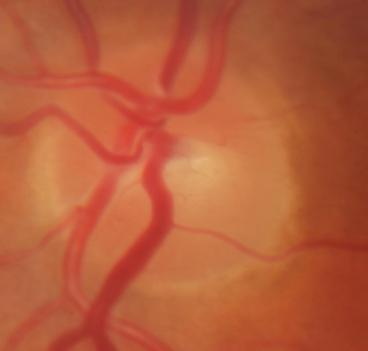
#> input picture atividades/unidade_3/RIMONE-db-r2/benigno/Im007.jpg, 368 x 351 px; its folder holds 4 pictures in this run
$ jupyter execute --allow-errors scikitImageLearn.ipynb   (older library calls are emulated)
#> lines starting #> are read from the running program, lines starting #| are printed output that depends on the picture
# Computer Vision: scikit-image + scikit-learn

# Problema:
## Classificar Imagens da Retina
#### *Com Retinopatia*

#### *Sem Retinopatia*

[cell 1]
import numpy as np
from numpy import copy
import matplotlib.pyplot as plt
from skimage.io import imread_collection,imsave
from sklearn.model_selection import train_test_split
from glob import glob
from scipy.stats import randint as sp_randint
import time
from skimage.color import rgb2gray
from skimage.filters import threshold_otsu
from skimage.measure import label,regionprops
import copy
from scipy.stats.mstats_basic import skew, kurtosis
from IPython.display import clear_output
from mpl_toolkits.mplot3d import Axes3D
from sklearn.decomposition import PCA

import warnings
warnings.filterwarnings("ignore")

# Read images from database

[cell 2]
path = "RIMONE-db-r2/"

[cell 3]
benigno = glob(path+'benigno/*.jpg')

[cell 4]
print('A base de imagens da retina possui {} exemplos benignos.'.format(len(benigno)))

[cell 5]
maligno = glob(path+'maligno/*.jpg')

[cell 6]
print('A base de imagens da retina possui {} exemplos malignos.'.format(len(maligno)))

[cell 7]
images = imread_collection(benigno+maligno)
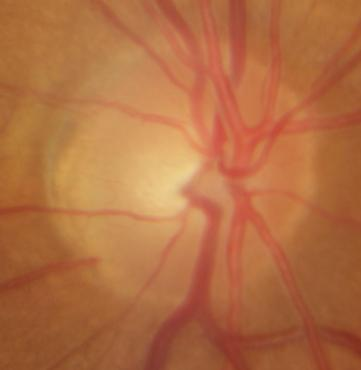
#> input picture atividades/unidade_3/RIMONE-db-r2/benigno/Im014.jpg, 361 x 370 px
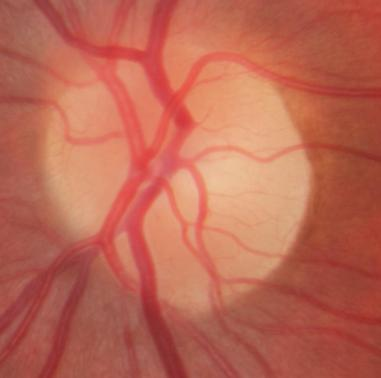
#> input picture atividades/unidade_3/RIMONE-db-r2/benigno/Im016.jpg, 381 x 378 px
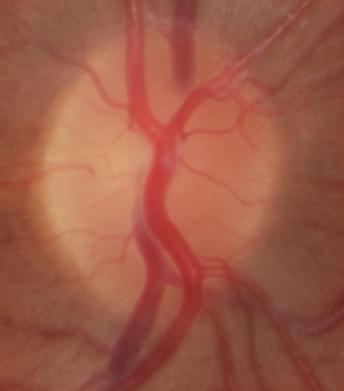
#> input picture atividades/unidade_3/RIMONE-db-r2/benigno/Im019.jpg, 344 x 391 px
#> images = 4 items

#> (a cell that did not finish here is left out)

[cell 9]
labels = np.concatenate((np.zeros(len(benigno)),np.ones(len(maligno))))
len(labels)

# Extracting Features using GLCM

[cell 10]
from skimage.feature import graycomatrix,graycoprops

### Parameter

- Distance
- Angle

[cell 11]
d = 2

[cell 12]
features = np.zeros((len(labels),18)) #6 features x 3 color channels
start = time.time()

for id_im,imagem in enumerate(images):
    clear_output(wait=True)
    print('Extraindo atributos: {} imagens processadas de {}.'.format(id_im+1,len(images)))
    for id_ch in range(3):
        matrix0 = graycomatrix(imagem[:,:,id_ch], [d], [0],normed=True)
        matrix1 = graycomatrix(imagem[:,:,id_ch], [d], [np.pi/4],normed=True)
        matrix2 = graycomatrix(imagem[:,:,id_ch], [d], [np.pi/2],normed=True)
        matrix3 = graycomatrix(imagem[:,:,id_ch], [d], [3*np.pi/4],normed=True)
        matrix = (matrix0+matrix1+matrix2+matrix3)/4 #glcm isotropica
        props = np.zeros((6))
        props[0] = graycoprops(matrix,'contrast')[0,0]
        props[1] = graycoprops(matrix,'dissimilarity')[0,0]
        props[2] = graycoprops(matrix,'homogeneity')[0,0]
        props[3] = graycoprops(matrix,'energy')[0,0]
        props[4] = graycoprops(matrix,'correlation')[0,0]
        props[5] = graycoprops(matrix,'ASM')[0,0]
        features[id_im,id_ch*6:(id_ch+1)*6] = props
#> this loop made 4 passes
#| Extraindo atributos: 1 imagens processadas de 4.
#| Extraindo atributos: 2 imagens processadas de 4.
#| Extraindo atributos: 3 imagens processadas de 4.
#| Extraindo atributos: 4 imagens processadas de 4.

end = time.time()
print(end - start)

# Visualizando os atributos

[cell 13]
plt.scatter(features[:,1],features[:,5],c=labels)
#> (this line was passed over: IPython is not available in this run)

[cell 14]
pca = PCA()
pca.fit(features)
transform = pca.transform(features)
#> transform = [[-4.19, -0.776, -0.0443, 0], [-3.18, -0.0833, 0.0711, 2.22e-16], [8.94, -0.207, -0.000116, 1.11e-16], [-1.56, 1.07, -0.0267, 0]]
print(np.sum(pca.explained_variance_ratio_[0:3]))

#> (a cell that did not finish here is left out)

# Classification

- Dividir o espaço de atributos em regiões;
- A quantidade de regiões é o número de classes;
- A acurácia da classificação está diretamente liga à qualidade dos atributos.

### Split Data

[cell 16]
train = 0.7
test = 1-train #0.3

[cell 17]
X_train, X_test, y_train, y_test = train_test_split(features, labels, test_size=test)
#> y_train = [0, 0]; y_test = [0, 0]

### Train/Test

[cell 18]
from sklearn.model_selection import RandomizedSearchCV
from sklearn.ensemble import RandomForestClassifier,AdaBoostClassifier
from sklearn.metrics import cohen_kappa_score, make_scorer, confusion_matrix,accuracy_score
from sklearn.svm import SVC
from sklearn.neighbors import KNeighborsClassifier

[cell 19]
#c_rf = RandomForestClassifier(n_estimators=1000)
c_rf = AdaBoostClassifier()
c_rf.fit(X_train,y_train)
pred = c_rf.predict(X_test)
#> pred = [0, 0]
acc_rf = accuracy_score(y_test, pred)
#> acc_rf = 1
print('Accuracy Random Forest: {}'.format(acc_rf))
#| Accuracy Random Forest: 1.0

### Computing standard deviation

[cell 20]
acc_rf = []
c_rf = RandomForestClassifier()
for i in range(10):
    X_train, X_test, y_train, y_test = train_test_split(features, labels, test_size=test)
    c_rf.fit(X_train,y_train)
    pred = c_rf.predict(X_test)
    acc_rf.append(accuracy_score(y_test, pred))
#> after the loop, acc_rf = [1, 1, 1, 1, 1, 1, 1, 1, 1, 1]
print("Mean accuracy Random Forest: {}+-{}".format(np.mean(acc_rf),np.std(acc_rf)))
#| Mean accuracy Random Forest: 1.0+-0.0

[cell 21]
pred
#> Out = [0, 0]

[cell 22]
y_test
#> Out = [0, 0]

### Random Forest Parameter Estimation

[cell 23]
def rf_parameter_estimation(xEst, yEst):

    clf = RandomForestClassifier()
    # specify parameters and distributions to sample from
    hyperparameters = {"n_estimators": range(10,1000,50),
                  "max_depth": range(1,100),
                  "max_features": sp_randint(1, xEst.shape[1]),
                  "min_samples_split": sp_randint(2, xEst.shape[1]),
                  "min_samples_leaf": sp_randint(1, xEst.shape[1]),
                  "bootstrap": [True, False],
                  "criterion": ["gini", "entropy"]}


    # run randomized search
    n_iter_search = 10
    random_search = RandomizedSearchCV(clf, param_distributions=hyperparameters,
                                       n_iter=n_iter_search,scoring=make_scorer(accuracy_score))


    random_search.fit(xEst, yEst)
    report(random_search.cv_results_)
    return random_search.best_params_

def report(results, n_top=3):
    for i in range(1, n_top + 1):
        candidates = np.flatnonzero(results['rank_test_score'] == i)
        for candidate in candidates:
            print("Model with rank: {0}".format(i))
            print("Mean validation score: {0:.3f} (std: {1:.3f})".format(
                  results['mean_test_score'][candidate],
                  results['std_test_score'][candidate]))
            print("Parameters: {0}".format(results['params'][candidate]))

# Classification unsing all features

[cell 24]
start = time.time()

#> (the rest of this cell did not finish here and is left out)

[cell 25]
print('Random Forest Accuracy: ',acc_rf)
#| Random Forest Accuracy:  [1.0, 1.0, 1.0, 1.0, 1.0, 1.0, 1.0, 1.0, 1.0, 1.0]

# Classification using PCA

[cell 26]
components = [6,8,10,12]

[cell 27]
def pca(X_train, X_test,y_train, n_comp):
    """
    PCA transformation for using a 'training' set and a 'testing' set
    """
    pca = PCA(n_components=n_comp)
    pca.fit(X_train,y_train)
    transform = pca.transform(X_test)
    return transform

[cell 28]
results_rf = np.zeros(5)

start = time.time()
#> (the rest of this cell did not finish here and is left out)

#> (a cell that did not finish here is left out)

[cell 30]
plt.style.use('ggplot')
#> (the rest of this cell did not finish here and is left out)

[cell 31]
results_rf

#> (a cell that did not finish here is left out)

[cell 33]
plt.plot(results_rf)
#> (this line was passed over: IPython is not available in this run)

## Atividade

- Escolhe outra base de dados (https://scikit-learn.org/stable/api/sklearn.datasets.html);
- Classifique a base utilizando o GLCM.

[cell 34]
from sklearn.datasets import load_digits

digits = load_digits()
X_new = digits.images
y_new = digits.target

print(f"Shape of images: {X_new.shape}")
print(f"Shape of labels: {y_new.shape}")

# Display an example image
import matplotlib.pyplot as plt

plt.gray()
#> (this line was passed over: IPython is not available in this run)
plt.matshow(X_new[0])
#> (this line was passed over: IPython is not available in this run)
plt.title(f"Example of digit: {y_new[0]}")
#> (this line was passed over: IPython is not available in this run)
plt.show()

[cell 35]
from skimage.feature import graycomatrix, graycoprops
import numpy as np
import time
from IPython.display import clear_output

# Scale images to 0-255 and convert to uint8
# The original digits images are 0-16. Scaling them to 0-255 makes them suitable for graycomatrix.
X_scaled = (X_new / X_new.max() * 255).astype(np.uint8)

d = 1  # Using d=1 for 8x8 images

# Initialize features array. Since it's grayscale, we'll have 6 features per image.
features_digits = np.zeros((len(X_scaled), 6))
start = time.time()

for id_im, imagem in enumerate(X_scaled):
    clear_output(wait=True)
    print(f'Extraindo atributos: {id_im+1} imagens processadas de {len(X_scaled)}.')

    # GLCM for grayscale image (single channel)
    # The level parameter should be adjusted based on the scaled pixel values.
    # For 0-255, 256 levels is appropriate.
    matrix0 = graycomatrix(imagem, [d], [0], levels=256, normed=True)
    matrix1 = graycomatrix(imagem, [d], [np.pi/4], levels=256, normed=True)
    matrix2 = graycomatrix(imagem, [d], [np.pi/2], levels=256, normed=True)
    matrix3 = graycomatrix(imagem, [d], [3*np.pi/4], levels=256, normed=True)
    matrix = (matrix0 + matrix1 + matrix2 + matrix3) / 4 # Isotropic GLCM

    props = np.zeros((6))
    props[0] = graycoprops(matrix, 'contrast')[0, 0]
    props[1] = graycoprops(matrix, 'dissimilarity')[0, 0]
    props[2] = graycoprops(matrix, 'homogeneity')[0, 0]
    props[3] = graycoprops(matrix, 'energy')[0, 0]
    props[4] = graycoprops(matrix, 'correlation')[0, 0]
    props[5] = graycoprops(matrix, 'ASM')[0, 0]
    features_digits[id_im, :] = props

end = time.time()
print(f"Tempo de extração de atributos: {end - start:.2f} segundos")
print(f"Shape dos atributos GLCM: {features_digits.shape}")
